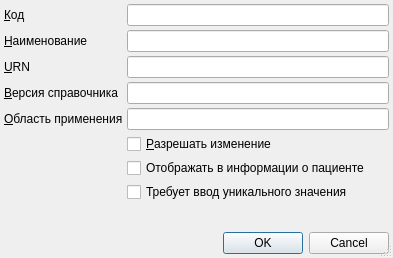
<?xml version="1.0" encoding="UTF-8"?>
<ui version="4.0">
 <class>ItemEditorDialog</class>
 <widget class="QDialog" name="ItemEditorDialog">
  <property name="geometry">
   <rect>
    <x>0</x>
    <y>0</y>
    <width>393</width>
    <height>258</height>
   </rect>
  </property>
  <property name="windowTitle">
   <string>Тип внешней системы</string>
  </property>
  <property name="sizeGripEnabled">
   <bool>true</bool>
  </property>
  <layout class="QGridLayout">
   <property name="margin">
    <number>4</number>
   </property>
   <property name="spacing">
    <number>4</number>
   </property>
   <item row="1" column="0">
    <widget class="QLabel" name="lblName">
     <property name="sizePolicy">
      <sizepolicy hsizetype="Maximum" vsizetype="Preferred">
       <horstretch>0</horstretch>
       <verstretch>0</verstretch>
      </sizepolicy>
     </property>
     <property name="text">
      <string>&amp;Наименование</string>
     </property>
     <property name="buddy">
      <cstring>edtName</cstring>
     </property>
    </widget>
   </item>
   <item row="5" column="1">
    <widget class="QCheckBox" name="chkEditable">
     <property name="text">
      <string>&amp;Разрешать изменение</string>
     </property>
    </widget>
   </item>
   <item row="1" column="1">
    <widget class="QLineEdit" name="edtName">
     <property name="maxLength">
      <number>64</number>
     </property>
    </widget>
   </item>
   <item row="8" column="0">
    <spacer>
     <property name="orientation">
      <enum>Qt::Vertical</enum>
     </property>
     <property name="sizeHint" stdset="0">
      <size>
       <width>103</width>
       <height>16</height>
      </size>
     </property>
    </spacer>
   </item>
   <item row="0" column="1">
    <widget class="QLineEdit" name="edtCode">
     <property name="maxLength">
      <number>64</number>
     </property>
    </widget>
   </item>
   <item row="9" column="0" colspan="2">
    <widget class="QDialogButtonBox" name="buttonBox">
     <property name="standardButtons">
      <set>QDialogButtonBox::Cancel|QDialogButtonBox::Ok</set>
     </property>
    </widget>
   </item>
   <item row="0" column="0">
    <widget class="QLabel" name="lblCode">
     <property name="sizePolicy">
      <sizepolicy hsizetype="Maximum" vsizetype="Preferred">
       <horstretch>0</horstretch>
       <verstretch>0</verstretch>
      </sizepolicy>
     </property>
     <property name="text">
      <string>&amp;Код</string>
     </property>
     <property name="buddy">
      <cstring>edtCode</cstring>
     </property>
    </widget>
   </item>
   <item row="7" column="1">
    <widget class="QCheckBox" name="chkIsUnique">
     <property name="text">
      <string>Требует ввод уникального значения</string>
     </property>
    </widget>
   </item>
   <item row="6" column="1">
    <widget class="QCheckBox" name="chkShowInClientInfo">
     <property name="text">
      <string>Отображать в информации о пациенте</string>
     </property>
    </widget>
   </item>
   <item row="2" column="0">
    <widget class="QLabel" name="lblUrn">
     <property name="text">
      <string>&amp;URN</string>
     </property>
     <property name="buddy">
      <cstring>edtUrn</cstring>
     </property>
    </widget>
   </item>
   <item row="2" column="1">
    <widget class="QLineEdit" name="edtUrn">
     <property name="maxLength">
      <number>128</number>
     </property>
    </widget>
   </item>
   <item row="3" column="0">
    <widget class="QLabel" name="lblVersion">
     <property name="text">
      <string>&amp;Версия справочника</string>
     </property>
     <property name="buddy">
      <cstring>edtVersion</cstring>
     </property>
    </widget>
   </item>
   <item row="3" column="1">
    <widget class="QLineEdit" name="edtVersion">
     <property name="maxLength">
      <number>4</number>
     </property>
    </widget>
   </item>
   <item row="4" column="0">
    <widget class="QLabel" name="lblDomain">
     <property name="text">
      <string>&amp;Область применения</string>
     </property>
     <property name="buddy">
      <cstring>edtDomain</cstring>
     </property>
    </widget>
   </item>
   <item row="4" column="1">
    <widget class="QLineEdit" name="edtDomain">
     <property name="maxLength">
      <number>255</number>
     </property>
    </widget>
   </item>
  </layout>
 </widget>
 <tabstops>
  <tabstop>edtCode</tabstop>
  <tabstop>edtName</tabstop>
  <tabstop>edtUrn</tabstop>
  <tabstop>edtVersion</tabstop>
  <tabstop>edtDomain</tabstop>
  <tabstop>chkEditable</tabstop>
  <tabstop>chkShowInClientInfo</tabstop>
  <tabstop>chkIsUnique</tabstop>
  <tabstop>buttonBox</tabstop>
 </tabstops>
 <resources/>
 <connections>
  <connection>
   <sender>buttonBox</sender>
   <signal>accepted()</signal>
   <receiver>ItemEditorDialog</receiver>
   <slot>accept()</slot>
   <hints>
    <hint type="sourcelabel">
     <x>182</x>
     <y>174</y>
    </hint>
    <hint type="destinationlabel">
     <x>182</x>
     <y>95</y>
    </hint>
   </hints>
  </connection>
  <connection>
   <sender>buttonBox</sender>
   <signal>rejected()</signal>
   <receiver>ItemEditorDialog</receiver>
   <slot>reject()</slot>
   <hints>
    <hint type="sourcelabel">
     <x>182</x>
     <y>174</y>
    </hint>
    <hint type="destinationlabel">
     <x>182</x>
     <y>95</y>
    </hint>
   </hints>
  </connection>
 </connections>
</ui>
